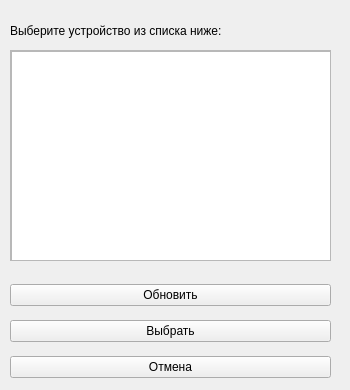
<?xml version="1.0" encoding="UTF-8"?>
<ui version="4.0">
 <class>FindUSB</class>
 <widget class="QWidget" name="FindUSB">
  <property name="geometry">
   <rect>
    <x>0</x>
    <y>0</y>
    <width>350</width>
    <height>390</height>
   </rect>
  </property>
  <property name="sizePolicy">
   <sizepolicy hsizetype="Fixed" vsizetype="Fixed">
    <horstretch>0</horstretch>
    <verstretch>0</verstretch>
   </sizepolicy>
  </property>
  <property name="minimumSize">
   <size>
    <width>350</width>
    <height>390</height>
   </size>
  </property>
  <property name="maximumSize">
   <size>
    <width>350</width>
    <height>390</height>
   </size>
  </property>
  <property name="windowTitle">
   <string>Выбор SDR-устройства</string>
  </property>
  <widget class="QLabel" name="label">
   <property name="geometry">
    <rect>
     <x>10</x>
     <y>20</y>
     <width>331</width>
     <height>21</height>
    </rect>
   </property>
   <property name="text">
    <string>Выберите устройство из списка ниже:</string>
   </property>
  </widget>
  <widget class="QScrollArea" name="scrollArea">
   <property name="geometry">
    <rect>
     <x>10</x>
     <y>50</y>
     <width>321</width>
     <height>211</height>
    </rect>
   </property>
   <property name="widgetResizable">
    <bool>true</bool>
   </property>
   <widget class="QWidget" name="scrollAreaWidgetContents">
    <property name="geometry">
     <rect>
      <x>0</x>
      <y>0</y>
      <width>319</width>
      <height>209</height>
     </rect>
    </property>
    <widget class="QListWidget" name="listWidget_usb">
     <property name="geometry">
      <rect>
       <x>0</x>
       <y>0</y>
       <width>321</width>
       <height>211</height>
      </rect>
     </property>
    </widget>
   </widget>
  </widget>
  <widget class="QWidget" name="verticalLayoutWidget">
   <property name="geometry">
    <rect>
     <x>10</x>
     <y>276</y>
     <width>321</width>
     <height>110</height>
    </rect>
   </property>
   <layout class="QVBoxLayout" name="verticalLayout">
    <item>
     <widget class="QPushButton" name="update_button_3">
      <property name="text">
       <string>Обновить</string>
      </property>
     </widget>
    </item>
    <item>
     <widget class="QPushButton" name="continue_button_3">
      <property name="text">
       <string>Выбрать</string>
      </property>
     </widget>
    </item>
    <item>
     <widget class="QPushButton" name="cancel_button_3">
      <property name="text">
       <string>Отмена</string>
      </property>
     </widget>
    </item>
   </layout>
  </widget>
 </widget>
 <resources/>
 <connections/>
</ui>
